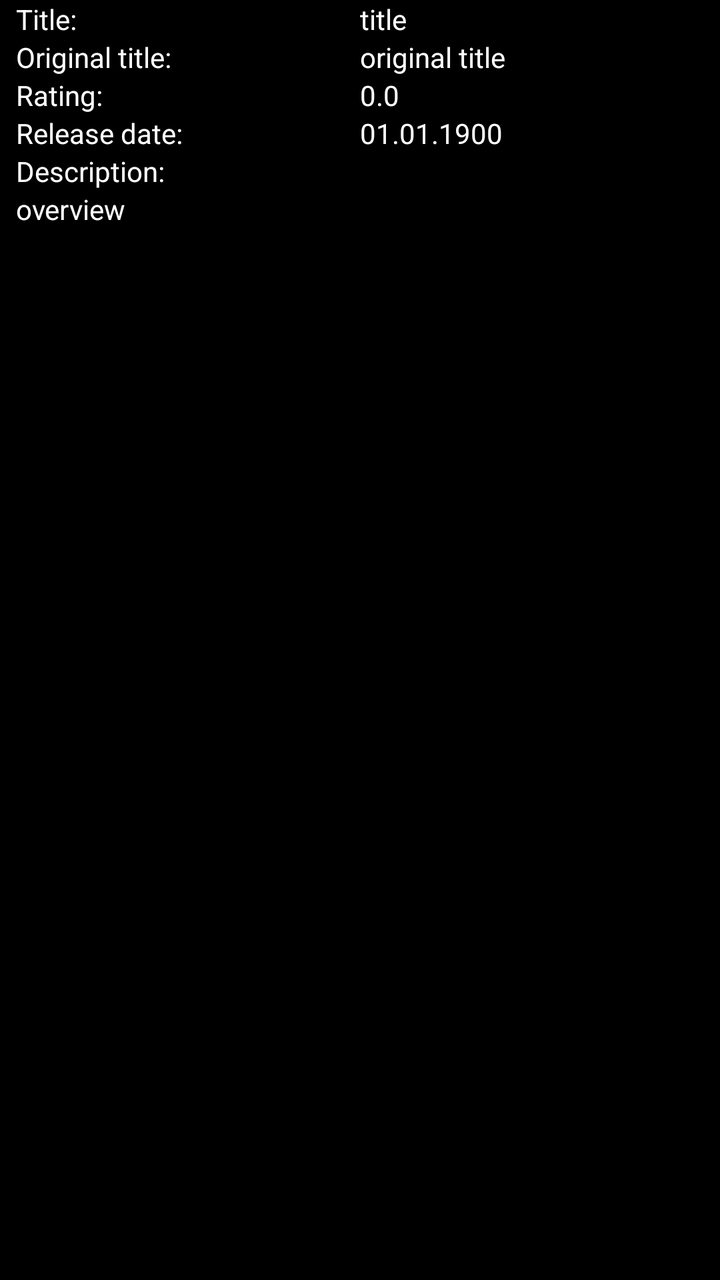
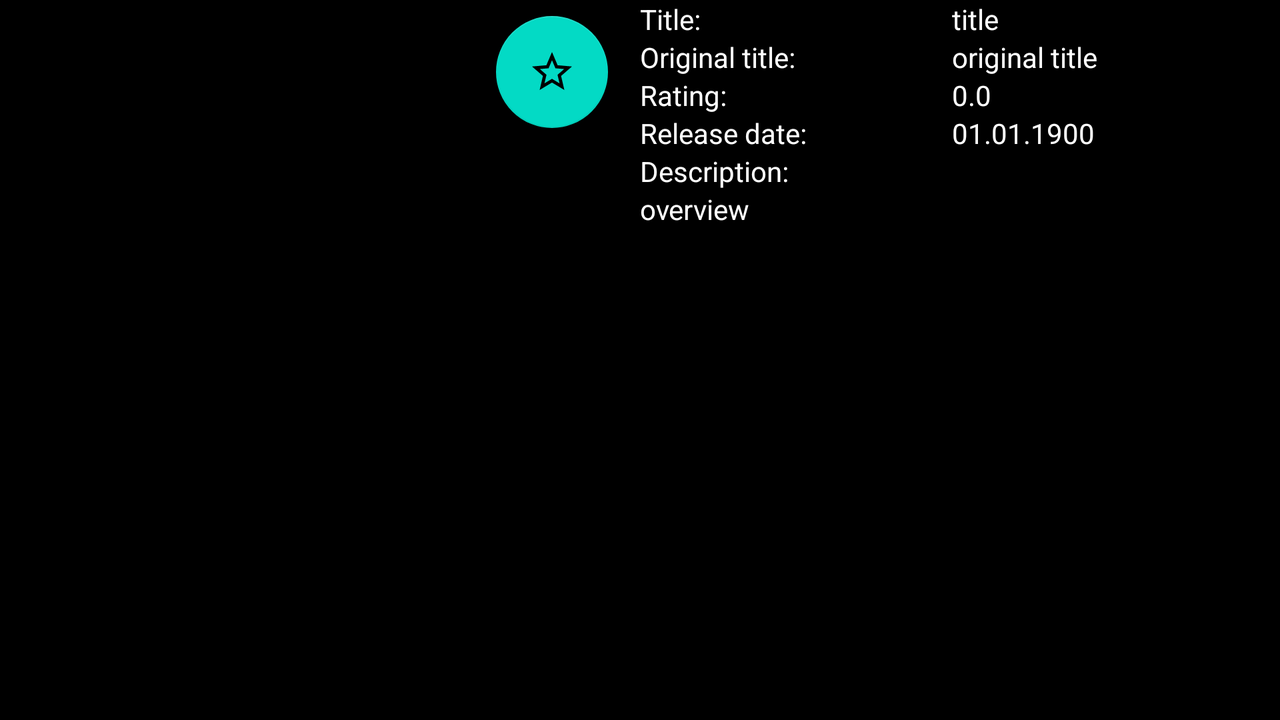

An Android layout and its configuration variant, each rendered on a device that would load it. The default file and the variant file are quoted in full after the pictures.
<!-- AndroidManifest.xml: application theme Theme.MyFavoriteMovies -->
<!-- res/layout/activity_detail.xml -->
<?xml version="1.0" encoding="utf-8"?>
<ScrollView xmlns:android="http://schemas.android.com/apk/res/android"
    xmlns:app="http://schemas.android.com/apk/res-auto"
    xmlns:tools="http://schemas.android.com/tools"
    android:layout_width="match_parent"
    android:layout_height="match_parent"
    android:background="@color/primaryDarkColor">

    <androidx.constraintlayout.widget.ConstraintLayout
        android:layout_width="match_parent"
        android:layout_height="wrap_content"
        android:paddingStart="8dp"
        android:paddingEnd="8dp"
        android:paddingBottom="16dp"
        tools:context=".DetailActivity">

        <com.google.android.material.floatingactionbutton.FloatingActionButton
            android:id="@+id/fabFavorites"
            android:layout_width="wrap_content"
            android:layout_height="wrap_content"
            android:layout_marginEnd="8dp"
            android:layout_marginBottom="8dp"
            android:clickable="true"
            android:contentDescription="@string/add_or_remove_to_favorites"
            android:focusable="true"
            app:layout_constraintBottom_toBottomOf="@+id/ivBigPoster"
            app:layout_constraintEnd_toEndOf="@+id/ivBigPoster"
            app:srcCompat="@drawable/ic_not_favorites" />

        <ImageView
            android:id="@+id/ivBigPoster"
            android:layout_width="0dp"
            android:layout_height="wrap_content"
            android:adjustViewBounds="true"
            android:contentDescription="@string/big_poster_image"
            app:layout_constraintEnd_toEndOf="parent"
            app:layout_constraintStart_toStartOf="parent"
            app:layout_constraintTop_toTopOf="parent"
            tools:srcCompat="@tools:sample/avatars" />

        <androidx.constraintlayout.widget.Guideline
            android:id="@+id/guidelineCenter"
            android:layout_width="wrap_content"
            android:layout_height="wrap_content"
            android:orientation="vertical"
            app:layout_constraintGuide_percent="0.5" />

        <TextView
            android:id="@+id/tvLabelTitle"
            android:layout_width="wrap_content"
            android:layout_height="wrap_content"
            android:text="@string/title"
            android:textColor="@color/primaryTextColor"
            app:layout_constraintStart_toStartOf="parent"
            app:layout_constraintTop_toBottomOf="@+id/ivBigPoster" />

        <TextView
            android:id="@+id/tvTitle"
            android:layout_width="0dp"
            android:layout_height="wrap_content"
            android:textColor="@color/primaryTextColor"
            app:layout_constraintEnd_toEndOf="parent"
            app:layout_constraintStart_toStartOf="@+id/guidelineCenter"
            app:layout_constraintTop_toBottomOf="@+id/ivBigPoster"
            tools:text="title" />

        <TextView
            android:id="@+id/tvLabelOriginalTitle"
            android:layout_width="wrap_content"
            android:layout_height="wrap_content"
            android:text="@string/original_title"
            android:textColor="@color/primaryTextColor"
            app:layout_constraintStart_toStartOf="parent"
            app:layout_constraintTop_toBottomOf="@+id/tvTitle" />

        <TextView
            android:id="@+id/tvOriginalTitle"
            android:layout_width="0dp"
            android:layout_height="wrap_content"
            android:textColor="@color/primaryTextColor"
            app:layout_constraintEnd_toEndOf="parent"
            app:layout_constraintStart_toStartOf="@+id/guidelineCenter"
            app:layout_constraintTop_toBottomOf="@+id/tvTitle"
            tools:text="original title" />

        <TextView
            android:id="@+id/tvLabelRating"
            android:layout_width="wrap_content"
            android:layout_height="wrap_content"
            android:text="@string/rating"
            android:textColor="@color/primaryTextColor"
            app:layout_constraintStart_toStartOf="parent"
            app:layout_constraintTop_toBottomOf="@+id/tvOriginalTitle" />

        <TextView
            android:id="@+id/tvRating"
            android:layout_width="0dp"
            android:layout_height="wrap_content"
            android:textColor="@color/primaryTextColor"
            app:layout_constraintEnd_toEndOf="parent"
            app:layout_constraintStart_toStartOf="@+id/guidelineCenter"
            app:layout_constraintTop_toBottomOf="@+id/tvOriginalTitle"
            tools:text="0.0" />

        <TextView
            android:id="@+id/tvLabelReleaseDate"
            android:layout_width="wrap_content"
            android:layout_height="wrap_content"
            android:text="@string/release_date"
            android:textColor="@color/primaryTextColor"
            app:layout_constraintStart_toStartOf="parent"
            app:layout_constraintTop_toBottomOf="@+id/tvRating" />

        <TextView
            android:id="@+id/tvReleaseDate"
            android:layout_width="0dp"
            android:layout_height="wrap_content"
            android:textColor="@color/primaryTextColor"
            app:layout_constraintEnd_toEndOf="parent"
            app:layout_constraintStart_toStartOf="@+id/guidelineCenter"
            app:layout_constraintTop_toBottomOf="@+id/tvRating"
            tools:text="01.01.1900" />

        <TextView
            android:id="@+id/tvLabelDescription"
            android:layout_width="wrap_content"
            android:layout_height="wrap_content"
            android:text="@string/description"
            android:textColor="@color/primaryTextColor"
            app:layout_constraintStart_toStartOf="parent"
            app:layout_constraintTop_toBottomOf="@+id/tvReleaseDate" />

        <TextView
            android:id="@+id/tvOverview"
            android:layout_width="0dp"
            android:layout_height="wrap_content"
            android:justificationMode="inter_word"
            android:textColor="@color/primaryTextColor"
            app:layout_constraintEnd_toEndOf="parent"
            app:layout_constraintStart_toStartOf="parent"
            app:layout_constraintTop_toBottomOf="@+id/tvLabelDescription"
            tools:text="overview" />

        <androidx.recyclerview.widget.RecyclerView
            android:id="@+id/rvTrailers"
            android:layout_width="0dp"
            android:layout_height="wrap_content"
            android:nestedScrollingEnabled="false"
            app:layout_constraintEnd_toEndOf="@id/rvReviews"
            app:layout_constraintStart_toStartOf="parent"
            app:layout_constraintTop_toBottomOf="@+id/tvOverview" />

        <androidx.recyclerview.widget.RecyclerView
            android:id="@+id/rvReviews"
            android:layout_width="0dp"
            android:nestedScrollingEnabled="false"
            android:layout_height="wrap_content"
            app:layout_constraintEnd_toEndOf="parent"
            app:layout_constraintStart_toStartOf="parent"
            app:layout_constraintTop_toBottomOf="@+id/rvTrailers" />


    </androidx.constraintlayout.widget.ConstraintLayout>
</ScrollView>
<!-- resources referenced by this layout -->
<resources>
  <color name="primaryDarkColor">#000000</color>
  <color name="primaryTextColor">#ffffff</color>
  <!-- drawable ic_not_favorites (drawable) -->
  <vector android:height="64dp" android:tint="#6D6C6C"
      android:viewportHeight="24" android:viewportWidth="24"
      android:width="64dp" xmlns:android="http://schemas.android.com/apk/res/android">
      <path android:fillColor="@android:color/white" android:pathData="M22,9.24l-7.19,-0.62L12,2 9.19,8.63 2,9.24l5.46,4.73L5.82,21 12,17.27 18.18,21l-1.63,-7.03L22,9.24zM12,15.4l-3.76,2.27 1,-4.28 -3.32,-2.88 4.38,-0.38L12,6.1l1.71,4.04 4.38,0.38 -3.32,2.88 1,4.28L12,15.4z"/>
  </vector>
  <string name="add_or_remove_to_favorites">add or remove to favorites</string>
  <string name="big_poster_image">big poster image</string>
  <string name="description">Description:</string>
  <string name="original_title">Original title:</string>
  <string name="rating">Rating:</string>
  <string name="release_date">Release date:</string>
  <string name="title">Title:</string>
  <style name="Theme.MyFavoriteMovies" parent="Theme.MaterialComponents.DayNight.DarkActionBar">
          
          <item name="colorPrimary">@color/purple_500</item>
          <item name="colorPrimaryVariant">@color/purple_700</item>
          <item name="colorOnPrimary">@color/white</item>
          
          <item name="colorSecondary">@color/teal_200</item>
          <item name="colorSecondaryVariant">@color/teal_700</item>
          <item name="colorOnSecondary">@color/black</item>
          
          <item name="android:statusBarColor" tools:targetApi="l">?attr/colorPrimaryVariant</item>
          
      </style>
</resources>
<!-- res/layout-land/activity_detail.xml (the repository's variant of the layout above) -->
<!-- drawn on the phone turned sideways -->
<?xml version="1.0" encoding="utf-8"?>
<ScrollView xmlns:android="http://schemas.android.com/apk/res/android"
    xmlns:app="http://schemas.android.com/apk/res-auto"
    xmlns:tools="http://schemas.android.com/tools"
    android:layout_width="match_parent"
    android:layout_height="match_parent"
    android:background="@color/primaryDarkColor">

    <androidx.constraintlayout.widget.ConstraintLayout
        android:layout_width="match_parent"
        android:layout_height="wrap_content"
        android:paddingStart="8dp"
        android:paddingEnd="8dp"
        android:paddingBottom="16dp"
        tools:context=".DetailActivity">

        <com.google.android.material.floatingactionbutton.FloatingActionButton
            android:id="@+id/fabFavorites"
            android:layout_width="wrap_content"
            android:layout_height="wrap_content"
            android:layout_marginEnd="8dp"
            android:layout_marginTop="8dp"
            android:clickable="true"
            android:contentDescription="@string/add_or_remove_to_favorites"
            android:focusable="true"
            app:layout_constraintEnd_toEndOf="@+id/ivBigPoster"
            app:layout_constraintTop_toTopOf="parent"
            app:srcCompat="@drawable/ic_not_favorites" />

        <ImageView
            android:layout_marginEnd="8dp"
            android:id="@+id/ivBigPoster"
            android:layout_width="0dp"
            android:layout_height="wrap_content"
            android:adjustViewBounds="true"
            android:contentDescription="@string/big_poster_image"
            app:layout_constraintEnd_toStartOf="@+id/guidelineCenter"
            app:layout_constraintHorizontal_bias="0.0"
            app:layout_constraintStart_toStartOf="parent"
            app:layout_constraintTop_toTopOf="parent"
            tools:srcCompat="@tools:sample/avatars" />

        <androidx.constraintlayout.widget.Guideline
            android:id="@+id/guidelineCenter"
            android:layout_width="wrap_content"
            android:layout_height="wrap_content"
            android:orientation="vertical"
            app:layout_constraintGuide_percent="0.5" />

        <TextView
            android:id="@+id/tvLabelTitle"
            android:layout_width="wrap_content"
            android:layout_height="wrap_content"
            android:text="@string/title"
            android:textColor="@color/primaryTextColor"
            app:layout_constraintStart_toStartOf="@+id/guidelineCenter"
            app:layout_constraintTop_toTopOf="parent" />

        <TextView
            android:id="@+id/tvTitle"
            android:layout_width="0dp"
            android:layout_height="wrap_content"
            android:textColor="@color/primaryTextColor"
            app:layout_constraintEnd_toEndOf="parent"
            app:layout_constraintStart_toStartOf="@+id/guideline2"
            app:layout_constraintTop_toTopOf="parent"
            tools:text="title" />

        <TextView
            android:id="@+id/tvLabelOriginalTitle"
            android:layout_width="wrap_content"
            android:layout_height="wrap_content"
            android:text="@string/original_title"
            android:textColor="@color/primaryTextColor"
            app:layout_constraintStart_toStartOf="@+id/guidelineCenter"
            app:layout_constraintTop_toBottomOf="@+id/tvTitle" />

        <TextView
            android:id="@+id/tvOriginalTitle"
            android:layout_width="0dp"
            android:layout_height="wrap_content"
            android:textColor="@color/primaryTextColor"
            app:layout_constraintEnd_toEndOf="parent"
            app:layout_constraintStart_toStartOf="@+id/guideline2"
            app:layout_constraintTop_toBottomOf="@+id/tvTitle"
            tools:text="original title" />

        <TextView
            android:id="@+id/tvLabelRating"
            android:layout_width="wrap_content"
            android:layout_height="wrap_content"
            android:text="@string/rating"
            android:textColor="@color/primaryTextColor"
            app:layout_constraintStart_toStartOf="@+id/guidelineCenter"
            app:layout_constraintTop_toBottomOf="@+id/tvOriginalTitle" />

        <TextView
            android:id="@+id/tvRating"
            android:layout_width="0dp"
            android:layout_height="wrap_content"
            android:textColor="@color/primaryTextColor"
            app:layout_constraintEnd_toEndOf="parent"
            app:layout_constraintStart_toStartOf="@+id/guideline2"
            app:layout_constraintTop_toBottomOf="@+id/tvOriginalTitle"
            tools:text="0.0" />

        <TextView
            android:id="@+id/tvLabelReleaseDate"
            android:layout_width="wrap_content"
            android:layout_height="wrap_content"
            android:text="@string/release_date"
            android:textColor="@color/primaryTextColor"
            app:layout_constraintStart_toStartOf="@+id/guidelineCenter"
            app:layout_constraintTop_toBottomOf="@+id/tvRating" />

        <TextView
            android:id="@+id/tvReleaseDate"
            android:layout_width="0dp"
            android:layout_height="wrap_content"
            android:textColor="@color/primaryTextColor"
            app:layout_constraintEnd_toEndOf="parent"
            app:layout_constraintStart_toStartOf="@+id/guideline2"
            app:layout_constraintTop_toBottomOf="@+id/tvRating"
            tools:text="01.01.1900" />

        <TextView
            android:id="@+id/tvLabelDescription"
            android:layout_width="wrap_content"
            android:layout_height="wrap_content"
            android:text="@string/description"
            android:textColor="@color/primaryTextColor"
            app:layout_constraintStart_toStartOf="@+id/guidelineCenter"
            app:layout_constraintTop_toBottomOf="@+id/tvReleaseDate" />

        <TextView
            android:id="@+id/tvOverview"
            android:layout_width="0dp"
            android:layout_height="wrap_content"
            android:justificationMode="inter_word"
            android:textColor="@color/primaryTextColor"
            app:layout_constraintEnd_toEndOf="parent"
            app:layout_constraintStart_toStartOf="@+id/guidelineCenter"
            app:layout_constraintTop_toBottomOf="@+id/tvLabelDescription"
            tools:text="overview" />

        <androidx.recyclerview.widget.RecyclerView
            android:id="@+id/rvTrailers"
            android:layout_width="0dp"
            android:layout_height="wrap_content"
            android:nestedScrollingEnabled="false"

            app:layout_constraintEnd_toEndOf="@id/rvReviews"
            app:layout_constraintStart_toStartOf="@+id/guidelineCenter"
            app:layout_constraintTop_toBottomOf="@+id/tvOverview" />

        <androidx.recyclerview.widget.RecyclerView
            android:id="@+id/rvReviews"
            android:layout_width="0dp"
            android:layout_height="wrap_content"
            android:nestedScrollingEnabled="false"
            app:layout_constraintEnd_toEndOf="parent"
            app:layout_constraintStart_toStartOf="@+id/guidelineCenter"
            app:layout_constraintTop_toBottomOf="@+id/rvTrailers" />

        <androidx.constraintlayout.widget.Guideline
            android:id="@+id/guideline2"
            android:layout_width="wrap_content"
            android:layout_height="wrap_content"
            android:orientation="vertical"
            app:layout_constraintGuide_percent="0.75" />


    </androidx.constraintlayout.widget.ConstraintLayout>
</ScrollView>
